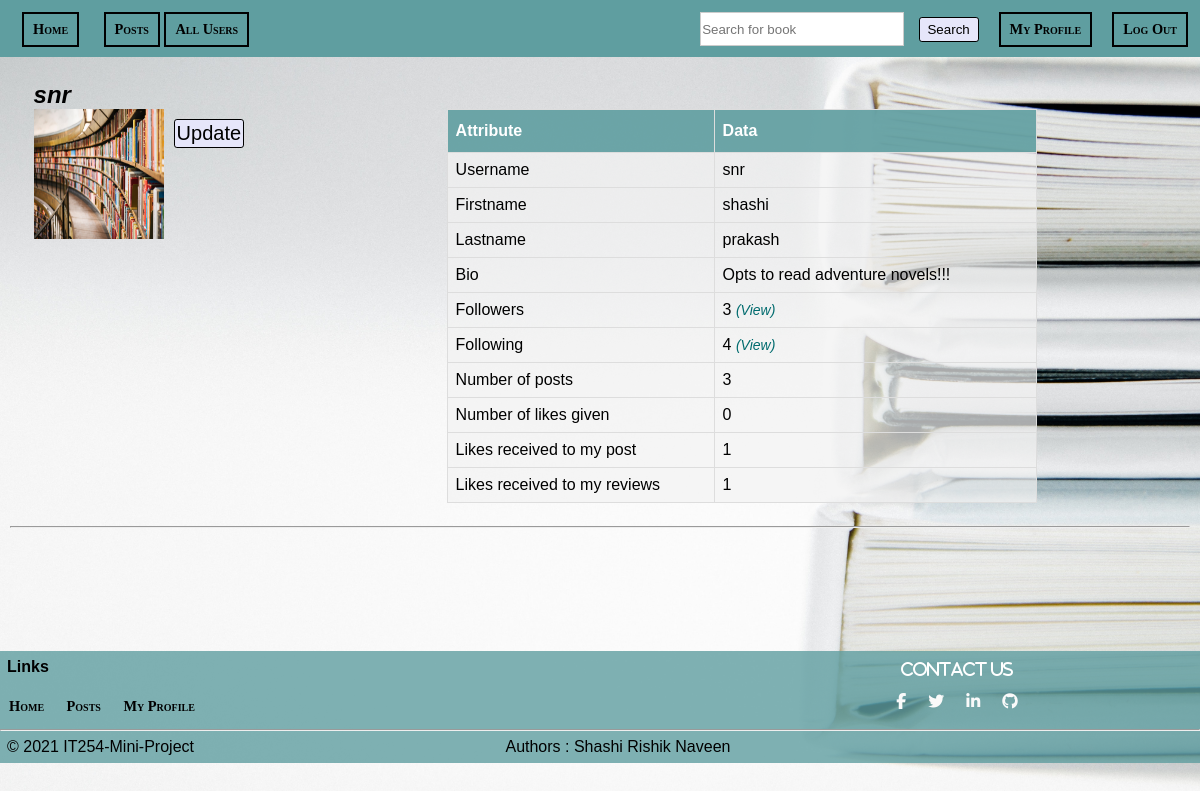
Screenshot of /profiles/myprofile/ (signed in) with the database file from the repository.
### profiles/models.py (models this page shows, shortened)
class Profile(models.Model):
    first_name = models.CharField(max_length=200,blank=True)
    last_name = models.CharField(max_length=200,blank=True)
    user = models.OneToOneField(User, on_delete=models.CASCADE)
    bio = models.TextField(default="no bio",max_length=300)
    email = models.EmailField(max_length=200,blank=True)
    country = models.CharField(max_length=200,blank=True)
    avatar = models.ImageField(default='avatar.png',upload_to='avatars/')
    followers = models.ManyToManyField(User, blank=True, related_name='followers')
    you_follow = models.ManyToManyField(User, blank=True, related_name='you_follow')
    slug = models.SlugField(unique=True,blank=True)
    exp = models.IntegerField(default=0)
    updated = models.DateTimeField(auto_now=True)
    created = models.DateTimeField(auto_now_add=True)
    def get_followers_no(self):
        return self.followers.all().count()
    def get_you_follow_no(self):
        return self.you_follow.all().count()
    def get_posts_num(self):
        return self.posts.all().count()
    def get_likes_num(self):
        likes = self.post_like_set.all()
        total_liked = 0
        for item in likes:
            if item.value=='Like':
                total_liked+=1
        return total_liked
    def get_likes_received_post_no(self):
        posts = self.posts.all()
        total_liked = 0
        for item in posts:
            total_liked += item.liked.all().count()
        return total_liked
    def get_likes_received_review_no(self):
        reviews = self.reviews.all()
        total_liked = 0
        for item in reviews:
            total_liked += item.liked.all().count()
        return total_liked

### posts/models.py (models this page shows, shortened)
class Post(models.Model):
    caption = models.TextField()
    book_image = models.ImageField(default='avatar.png',upload_to='posts/', validators=[FileExtensionValidator(['png', 'jpg', 'jpeg'])], blank=True)
    liked = models.ManyToManyField(Profile, blank=True, related_name='p_likes')
    updated = models.DateTimeField(auto_now=True)
    created = models.DateTimeField(auto_now_add=True)
    author = models.ForeignKey(Profile, on_delete=models.CASCADE, related_name='posts')
    book_name = models.CharField(max_length=30,blank=False,default='unknown_book')
    book_author = models.CharField(max_length=30,blank=False,default='unknown_author')
    class Meta:
        ordering = ('-created',)

class Review(models.Model):
    user = models.ForeignKey(Profile, on_delete=models.CASCADE,related_name='reviews')
    post = models.ForeignKey(Post, on_delete=models.CASCADE)
    body = models.TextField(max_length=300)
    updated = models.DateTimeField(auto_now=True)
    created = models.DateTimeField(auto_now_add=True)
    liked = models.ManyToManyField(Profile, blank=True, related_name='r_likes')
    expertivity = models.FloatField(default=-1.0)
    class Meta:
        ordering = ('-expertivity',)

### profiles/views.py (the view)
# urls.py: path('myprofile/',views.my_profile_view,name='my-profile-view' ),
def my_profile_view(request):
    obj = Profile.objects.get(user=request.user)
    form = ProfileModelForm(request.POST or None,request.FILES or None,instance=obj)
    confirm = False
    if request.method =='POST':
        if form.is_valid():
            form.save()
            confirm = True
    context = {
        'obj': obj,
        'form':form,
        'confirm':confirm
    }
    return render(request,'profiles/myprofile.html',context)

### profiles/forms.py
class ProfileModelForm(forms.ModelForm):
    class Meta:
        model = Profile
        fields = ('first_name','last_name','bio','avatar')

### profiles/templates/profiles/myprofile.html (shortened to what this page needs)
{% extends 'basic.html' %}
{% block content %}
<div class="profile">
  <i><h2>{{obj.user}}</h2></i>
  <div class="ui grid">
  <div class="row">
    <div class="profile_image">
      <img class="ui medium rounded image" src="{{obj.avatar.url}}" style="width:130px;height:130px;">
      <div class="row mt-5">
        <a href="#update_prof">
      <button class='upd_btn' id='modal-btn' onclick="Update_btn_click()">Update</button>
    </a>
      </div>
    </div>
    <div class="profile_image_side">
      <table class="table">
        <tbody>
          <tr>
            <th style='width:250px;'>Attribute</th>
            <th>Data</th>
          </tr>
          <tr>
            <td>Username</td>
            <td>{{obj.user}}</td>
          </tr>
          <tr>
            <td>Firstname</td>
            <td>{{obj.first_name}}</td>
          </tr>
          <tr>
            <td>Lastname</td>
            <td>{{obj.last_name}}</td>
          </tr>
          <tr>
            <td>Bio</td>
            <td>{{obj.bio}}</td>
          </tr>
          <tr>
            <td>Followers</td>
            <td>
              {% if obj.get_followers_no %}
              {{obj.get_followers_no}}
              <a href="{% url 'profiles:my-follower-list-view' %}"><i>(View)</i></a>
              {% else %}
              {{obj.get_followers_no}}
              {% endif %}
            </td>
          </tr>
          <tr>
            <td>Following</td>
            <td>
              {% if obj.get_you_follow_no %}
              {{obj.get_you_follow_no}}
              <a href="{% url 'profiles:you-follow-list-view' %}"><i>(View)</i></a>
              {% else %}
              {{obj.get_you_follow_no}}
              {% endif %}
            </td>
          </tr>
          <tr>
            <td>Number of posts</td>
            <td>{{obj.get_posts_num}}</td>
          </tr>
          <tr>
            <td>Number of likes given</td>
            <td>{{obj.get_likes_num}}</td>
          </tr>
          <tr>
            <td>Likes received to my post</td>
            <td>{{obj.get_likes_received_post_no}}</td>
          </tr>
          <tr>
            <td>Likes received to my reviews</td>
            <td>{{obj.get_likes_received_review_no}}</td>
          </tr>
        </tbody>
      </table>
    </div>
  </div>
  </div>
</div>
<hr>
{% endblock content %}

### templates/basic.html (shortened to what this page needs)
{% load static %}
<!DOCTYPE html>
<html lang="en">
<head>
  <link rel="stylesheet" href="https://cdnjs.cloudflare.com/ajax/libs/font-awesome/4.7.0/css/font-awesome.min.css">
  <link rel="stylesheet" type='text/css' href={% static 'home.css' %}>
  <link rel="stylesheet" type='text/css' href={% static 'style.css' %}>
</head>
<body style="overflow-x:hidden;">
  {% include 'main/navbar.html' %}
  <div class="content" style="margin:10px;min-height: 70%">
    {% block content %}
    {% endblock content %}
  </div>
{% include 'main/footer.html' %}
</body>
</html>

### templates/main/navbar.html (shortened to what this page needs)
<div class="navbar">
    <nav>
        <div class="left_nav">
            <a href="/" class="links" style="margin-left:10px;">Home</a>
            {% if user.is_authenticated %}
            <a href="{% url 'posts:main-post-view' %}" class="links" style="margin-left:20px;">Posts</a>
            <a href="{% url 'profiles:all-users-list-view' %}" class="links">All Users</a>
            {% endif %}
        </div>
        <div class="right_nav">
          {% if user.is_authenticated %}
          <form action="{% url 'posts:search-book' %}" method="post">
            <div class="Search">
              <input type="text" placeholder="Search for book" style="padding: 1px;" name="book_name">
              <button class="search_btn">Search</button>
            </div>
          </form>
            <a href="{% url 'profiles:my-profile-view' %}" class="links" style="margin-right: 20px;">My Profile</a>
        {% else %}
            <a href="{% url 'profiles:login' %}" class="links" style="margin-right: 20px;">Login</a>
            <a href="{% url 'profiles:register' %}" class="links" style="margin-right: 20px;">Sign Up</a>
        {% endif %}
        {% if user.is_authenticated %}
            <a href="{% url 'profiles:logout' %}" class="links">Log Out</a>
        {% endif %}
        </div>
    </nav>
</div>

### templates/main/footer.html
<footer>
   <div class="footer" >
     <div class="foot">
     <h4>Links</h4>
     <a href="/" class="links">Home</a>
            {% if user.is_authenticated %}
            <a href="{% url 'posts:main-post-view' %}" class="links">Posts</a>
            <a href="{% url 'profiles:my-profile-view' %}" class="links">My Profile</a>
            {% endif %}
   </div>
   <div style="float:right" class="fa">
     <h4>Contact Us</h4>
     <a href="#" class="fa fa-facebook"></a>
     <a href="#" class="fa fa-twitter"></a>
     <a href="#" class="fa fa-linkedin"></a>
     <a href="#" class="fa fa-github"></a>
   </div>
   <hr>
   <div class="copyright">&#169 2021 IT254-Mini-Project</div>
   <div class="copyright">Authors : Shashi Rishik Naveen</div>
   </div>
 </footer>

### static_project/home.css (style rules this page uses)
* { margin:0; padding: 0; }
body { background-image: url("image/1.jpg") !important; background-size: cover !important; background-repeat: no-repeat !important; background-attachment: fixed !important; }
.search_btn { margin-right: 20px; height: 25px; width:60px; background-color: none; }
.right_nav input[type=text] { margin-right: 10px; height: 30px; width: 200px; border: 1px solid #ccc; }
a { text-decoration: none; }
.navbar { text-align: center; width: 100%; height: 57px; background-color:#5f9ea0; }
.content { background-color: }
.left_nav { margin:12px; float:left; }
.right_nav { margin: 12px; float: right; display: inline-flex; flex-direction: row; }
.links { color:#000; border:2px solid black; padding:1px 9px; font: small-caps bold 90%/200% Georgia, serif; display:inline-block; }
.profile { width: 100%; margin: 2%; }
.table { font-family: Arial, Helvetica, sans-serif; border-collapse: collapse; width: 100%; }
.table td, .table th { border: 1px solid #ddd; padding: 8px; }
.table tr { background-color: #f2f2f2b3; }
.table th { padding-top: 12px; padding-bottom: 12px; text-align: left; background-color: #5f9ea0e8; color: white; }
.profile_image { width:20%; float:left; }
.profile_image_side { width: 50%; margin-left: 15%; display: inline-flex; }
.foot .links { border:none; color:black; }
.upd_btn { margin-top:10px; margin-left:10px; font-size: 20px; }
.content .medium { display:block; width: 20%; float: left; }

### static_project/style.css (style rules this page uses)
html { height: 100vh; }
body { background-image: url("image/1.jpg") !important; background-size: cover !important; background-repeat: no-repeat !important; background-attachment: fixed !important; height : 100%; }
button { padding: 2px; border: 1px solid black; background-color: lavender; border-radius: 2.9px; }
input[type=text] { border: solid black 1px; }
footer { background-color:#5f9ea0cc; }
footer a,footer h4,footer .copyright { margin-left: 15px; margin: 7px; }
.footer { left: 0; bottom: 0; width: 100%; }
.footer a { display:inline-block; padding:2px; width:auto; color:#FAFAFA; }
.fa { padding: 3px; font-size: auto; width: auto; text-align: center; text-decoration: none; color: white; }
.footer div { display:inline-block; width:40%; }
table a { color:#006b6e; font-size: 14px; }

### templates/basic.html (style rules this page uses)
body { margin: 0; font-family: sans-serif; }
a { text-decoration: none; }

### rows the page displays
Profile: user "snr", avatar (picture), first_name "shashi", last_name "prakash", bio "Opts to read adventure novels!!!", get_followers_no "3", get_you_follow_no "4", get_posts_num "3", get_likes_num "0", get_likes_received_post_no "1", get_likes_received_review_no "1"
